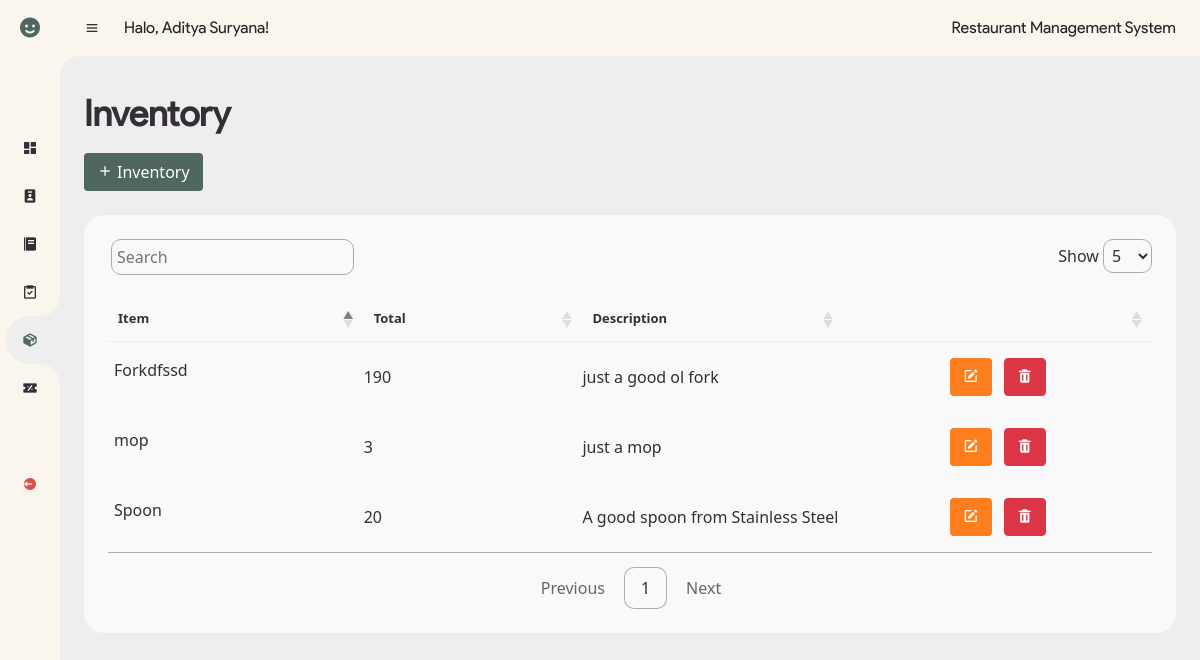
The page /inventory.php (signed in) on the database its author committed.
### tables this page shows
CREATE TABLE `inventory` (
  `id` int(11) NOT NULL,
  `nama_barang` varchar(255) NOT NULL,
  `jumlah` int(11) NOT NULL,
  `deskripsi` varchar(255) NOT NULL
);

### inventory.php (the view, shortened to what this page needs)
<!DOCTYPE html>
<html lang="en">
<head>
	<link href='https://unpkg.com/boxicons@2.0.9/css/boxicons.min.css' rel='stylesheet'>
	<link rel="stylesheet" type="text/css" href="https://cdn.datatables.net/1.12.1/css/jquery.dataTables.css">
	<link rel="stylesheet" href="css/bootstrap.css">
	<link rel="stylesheet" href="css/style.css">
	<link rel="stylesheet" href="css/style-beta.css">
</head>
<body>
	<?php
		require_once('config.php');
		$sql = "SELECT * FROM inventory";
		$result = mysqli_query($conn, $sql);
	?>
	<section id="sidebar" class="hide">
		<a href="#" class="brand">
			<i class='bx bxs-smile'></i>
		</a>
		<ul class="side-menu top ps-0">
			<li>
				<a href="dashboard.php">
					<i class='bx bxs-dashboard' ></i>
				</a>
			</li>
			<li>
				<a href="account.php">
					<i class='bx bxs-user-badge'></i>
				</a>
			</li>
			<li>
				<a href="menu.php">
					<i class='bx bxs-food-menu' ></i>
				</a>
			</li>
			<li>
				<a href="stock.php">
					<i class='bx bx-task'></i>
				</a>
			</li>
			<li class="active">
				<a href="inventory.php">
					<i class='bx bxs-package' ></i>
				</a>
			</li>
			<li>
				<a href="promo-dashboard.php">
					<i class='bx bxs-discount'></i>
				</a>
			</li>
		</ul>
		<ul class="side-menu ps-0">
			<li>
				<a href="logout.php" class="logout">
					<i class='bx bxs-log-out-circle' ></i>
				</a>
			</li>
		</ul>
	</section>
	<section id="content">
		<nav>
			<i class='bx bx-menu' ></i>
			<p class="name mb-0">Halo, <?php echo $_SESSION['username']; ?>!</p>
			<div class="ml-auto">
				<p class="title mb-0">Restaurant Management System</p>
			</div>
		</nav>
		<main>
			<div class="head-title">
				<div class="left">
					<h1>Inventory</h1>
				</div>
				<button type="button" class="btn btn-green mt-2" data-bs-toggle="modal" data-bs-target="#addInventory">
					<span><i class='bx bx-plus me-1' ></i></span>Inventory
				</button>
			</div>
			<div class="table-data">
				<div class="order">
					<table id="table">
						<thead>
							<tr>
								<th>Item</th>
								<th>Total</th>
								<th class="w-25 text-justify">Description</th>
								<th></th>
							</tr>
						</thead>
						<tbody>
							<?php while($inventory = mysqli_fetch_assoc($result)) { ?>
								<tr>
									<td><?php echo $inventory['nama_barang']; ?></td>
									<td><?php echo $inventory['jumlah']; ?></td>
									<td><?php echo $inventory['deskripsi']; ?></td>
									<td class="text-center">
										<a class="btn btn-edit me-2" href="process/inventory_db/update_data_form.php?id=<?php echo $inventory['id']; ?>"><i class="bx bxs-edit"></i></a>
										<a class="btn btn-danger" href="process/inventory_db/delete_data.php?id=<?php echo $inventory['id']; ?>"><i class="bx bxs-trash"></i></a>
									</td>
								</tr>
							<?php } ?>
						</tbody>
					</table>
				</div>
			</div>
		</main>
	</section>
</body>
</html>

### css/style.css (style rules this page uses)
body { background-color: #FAF6ED; }
a { text-decoration: none!important; }
.text-justify { text-align: justify; }
.btn-green { background-color: #506760; color: white; }

### css/style-beta.css (style rules this page uses)
* { margin: 0; padding: 0; box-sizing: border-box; }
a { text-decoration: none; }
li { list-style: none; }
:root { --light: #F9F9F9; --blue: #3C91E6; --light-blue: #CFE8FF; --grey: #eee; --dark-grey: #AAAAAA; --dark: #342E37; --red: #DB504A; --yellow: #FFCE26; --light-yellow: #FFF2C6; --orange: #FD7238; --light-orange: #FFE0D3; --green: #506760; }
html { overflow-x: hidden; }
body { background: var(--grey); overflow-x: hidden; }
.ml-auto { margin-left: auto; }
.btn-edit { background-color: #FD7E1C!important; color: white; }
#sidebar { position: fixed; top: 0; left: 0; width: 280px; height: 100%; background: #FAF6ED;; z-index: 2000; font-family: 'prosans'; transition: .3s ease; overflow-x: hidden; scrollbar-width: none; }
#sidebar.hide { width: 60px; }
#sidebar .brand { font-size: 24px; font-weight: 700; height: 56px; display: flex; align-items: center; font-family: 'cotta'; color: var(--green); position: sticky; top: 0; left: 0; z-index: 500; padding-bottom: 20px; box-sizing: content-box; }
#sidebar .brand .bx { min-width: 60px; display: flex; justify-content: center; }
#sidebar .side-menu { width: 100%; margin-top: 48px; }
#sidebar .side-menu li { height: 48px; background: transparent; margin-left: 6px; border-radius: 48px 0 0 48px; padding: 4px; }
#sidebar .side-menu li.active { background: var(--grey); position: relative; }
#sidebar .side-menu li.active::before { content: ''; position: absolute; width: 40px; height: 40px; border-radius: 50%; top: -40px; right: 0; box-shadow: 20px 20px 0 var(--grey); z-index: -1; }
#sidebar .side-menu li.active::after { content: ''; position: absolute; width: 40px; height: 40px; border-radius: 50%; bottom: -40px; right: 0; box-shadow: 20px -20px 0 var(--grey); z-index: -1; }
#sidebar .side-menu li a { width: 100%; height: 100%; display: flex; align-items: center; border-radius: 48px; font-size: 16px; color: var(--dark); white-space: nowrap; overflow-x: hidden; }
#sidebar .side-menu.top li.active a { color: var(--green); }
#sidebar.hide .side-menu li a { width: calc(48px - (4px * 2)); transition: width .3s ease; }
#sidebar .side-menu li a.logout { color: var(--red); }
#sidebar .side-menu li a .bx { min-width: calc(60px - ((4px + 6px) * 2)); display: flex; justify-content: center; }
#content { position: relative; width: calc(100% - 280px); left: 280px; transition: .3s ease; }
#sidebar.hide ~ #content { width: calc(100% - 60px); left: 60px; }
#content nav { height: 56px; background: #FAF6ED; padding: 0 24px; display: flex; align-items: center; grid-gap: 24px; font-family: 'prosans'; position: sticky; top: 0; left: 0; z-index: 1000; }
#content nav::before { content: ''; position: absolute; width: 40px; height: 40px; bottom: -40px; left: 0; border-radius: 50%; box-shadow: -20px -20px 0 #FAF6ED;; }
#content .name { font-family: 'prosans'; font-size: 16px; }
#content .title { font-family: 'prosans'; text-align: right; }
#content nav .bx.bx-menu { cursor: pointer; color: var(--dark); }
#content main { width: 100%; padding: 36px 24px; font-family: var(--poppins); max-height: calc(100vh - 56px); overflow-y: auto; }
#content main .head-title { align-items: center; justify-content: space-between; grid-gap: 16px; flex-wrap: wrap; }
#content main .head-title .left h1 { font-family: 'prosans'; font-size: 36px; font-weight: 600; margin-bottom: 10px; color: var(--dark); }
#content main .table-data { display: flex; flex-wrap: wrap; grid-gap: 24px; margin-top: 24px; width: 100%; color: var(--dark); }
#content main .table-data > div { border-radius: 20px; background: var(--light); padding: 24px; overflow-x: auto; }
#content main .table-data .order { flex-grow: 1; flex-basis: 500px; }
#content main .table-data .order table { width: 100%; border-collapse: collapse; }
#content main .table-data .order table th { padding-bottom: 12px; font-size: 13px; text-align: left; border-bottom: 1px solid var(--grey); }
#content main .table-data .order table td { padding: 16px 0; }
#content main .table-data .order table tr td:first-child { display: flex; align-items: center; grid-gap: 12px; padding-left: 6px; }

### rows shown on the page
inventory: nama_barang "Spoon", jumlah "20", deskripsi "A good spoon from Stainless Steel"
inventory: nama_barang "Forkdfssd", jumlah "190", deskripsi "just a good ol fork"
inventory: nama_barang "mop", jumlah "3", deskripsi "just a mop"

### other values the page prints
$_SESSION['username'] "Aditya Suryana"
